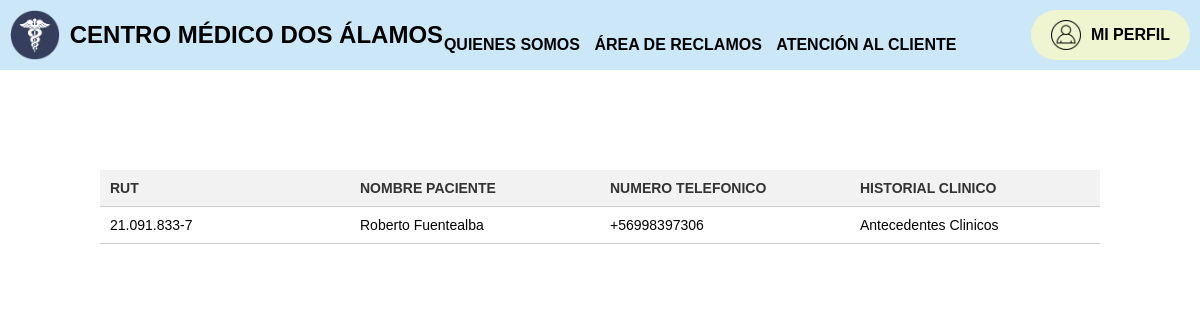
Page /historialclinicopaciente1/ on the committed database.
### CentroClinico/models.py (models this page shows, shortened)
class Pacientecli(models.Model):
    id_paciente=models.AutoField(primary_key=True)
    rut=models.CharField(max_length=12)
    nombre_paciente=models.CharField(max_length=100)
    fecha_nac=models.DateField()
    genero=models.ForeignKey(GeneroPaciente, on_delete=models.SET_NULL, null=True)
    numero_telefonico=models.CharField(max_length=13)
    historial_clinico=models.TextField(default='Antecedentes Clinicos')

### CentroClinico/views.py (the view)
# urls.py: path('historialclinicopaciente<id>/', historialclinico, name="historialclinicopaciente"),
def historialclinico(request, id):
    paciente = Pacientecli.objects.get(id_paciente=id)
    contexto = {
        'paciente': paciente
    }
    return render(request, 'medico/historialclinicopaciente.html', contexto)

### CentroClinico/templates/medico/historialclinicopaciente.html (shortened to what this page needs)
{% load static %}
<!DOCTYPE html>
<html lang="es">
<head>
    <link rel="stylesheet" href={% static 'css/micss.css'%}>
</head>
<body>
    <header>
        <a href="{% url 'index' %}" class="logo">
            <img src="{% static 'img/clinica.png' %}" alt="logo">
            <h2 class="nombre-empresa">CENTRO MÉDICO DOS ÁLAMOS</h2>
        </a>
        <nav>
            <a href="#" class="nav-link">QUIENES SOMOS</a>
            <a href="#" class="nav-link">ÁREA DE RECLAMOS</a>
            <a href="#" class="nav-link">ATENCIÓN AL CLIENTE</a>
            <a href="{% url 'perfilmedico' %}" class="boton-enlace">
                <span class="contenido-enlace">
                    <img src="{% static 'img/perfil.png' %}" class="imagen-enlace">
                    <span class="texto-enlace">MI PERFIL</span>
                </span>
            </a>
        </nav>
    </header>
    <div class="table-container">
        <div class="table-wrapper">
            <div class="table-responsive">
                <table class="table">
                    <thead>
                    <tr>
                        <th>RUT</th>
                        <th>Nombre paciente</th>
                        <th>Numero telefonico</th>
                        <th>Historial clinico</th>
                    </tr>
                    </thead>
                    <tbody>
                    <tr>
                        <td>{{ paciente.rut }}</td>
                        <td>{{ paciente.nombre_paciente }}</td>
                        <td>{{ paciente.numero_telefonico }}</td>
                        <td>{{ paciente.historial_clinico }}</td>
                    </tr>
                    </tbody>
                </table>
            </div>
        </div>
    </div>
</body>

### CentroClinico/static/css/micss.css (style rules this page uses)
* { margin: 0; padding: 0; box-sizing: border-box; }
table { color: black; font-size: 14px; table-layout: fixed; border-collapse: collapse; }
th { padding: 20px 15px; font-weight: 700; text-transform: uppercase; }
td { padding: 15px; border-bottom: solid 1px rgba(255, 255, 255, 255); }
tbody tr { cursor: pointer; }
body { font-family: sans-serif; margin: 0; }
a { text-decoration: none; color: black }
header { display: flex; min-height: 70px; background-color: #CCE8F8; justify-content: space-between; align-items: center; padding: 10px; }
.logo { display: flex; align-items: center; }
.logo img { height: 50px; margin-right: 10px; }
nav a { font-weight: 600; padding-right: 10px; }
.boton-enlace { display: inline-block; padding: 10px 20px; background-color: #F0F5D1; color: rgb(0, 0, 0); text-decoration: none; border-radius: 50px; margin-left: 60px; }
.contenido-enlace { display: flex; align-items: center; justify-content: center; }
.texto-enlace { margin-left: 10px; }
.imagen-enlace { width: 30px; }
.table-container { display: flex; justify-content: center; align-items: center; height: 25vh; }
.table-wrapper { width: 100%; max-width: 1000px; transform: translateY(50%); }
.table { width: 100%; border-collapse: collapse; text-align: left; }
.table thead th { background-color: #f2f2f2; color: #333; font-weight: bold; padding: 10px; border-bottom: 1px solid #ccc; }
.table tbody td { padding: 10px; border-bottom: 1px solid #ccc; width: 100%; border-collapse: separate; border-spacing: 0; }
.table-responsive { overflow-x: auto; max-width: 100%; }

### rows in the picture
Pacientecli: rut "21.091.833-7", nombre_paciente "Roberto Fuentealba", numero_telefonico "+56998397306", historial_clinico "Antecedentes Clinicos"
